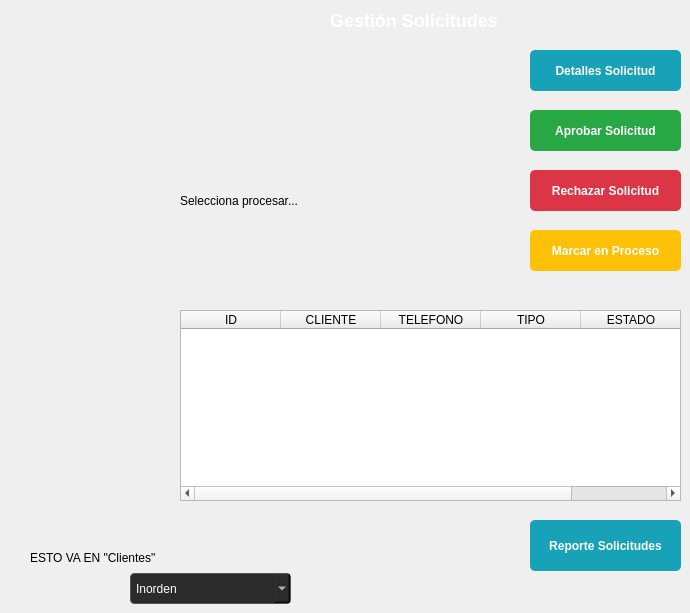
        <widget class="QWidget" name="tab_4">
         <attribute name="title">
          <string>Solicitudes</string>
         </attribute>
         <widget class="QTableWidget" name="tablaAdminSolicitudes">
          <property name="geometry">
           <rect>
            <x>180</x>
            <y>310</y>
            <width>501</width>
            <height>191</height>
           </rect>
          </property>
          <column>
           <property name="text">
            <string>ID</string>
           </property>
          </column>
          <column>
           <property name="text">
            <string>CLIENTE</string>
           </property>
          </column>
          <column>
           <property name="text">
            <string>TELEFONO</string>
           </property>
          </column>
          <column>
           <property name="text">
            <string>TIPO</string>
           </property>
          </column>
          <column>
           <property name="text">
            <string>ESTADO</string>
           </property>
          </column>
         </widget>
         <widget class="QLabel" name="lblDetalleSolicitud">
          <property name="geometry">
           <rect>
            <x>180</x>
            <y>130</y>
            <width>421</width>
            <height>141</height>
           </rect>
          </property>
          <property name="text">
           <string>Selecciona procesar...</string>
          </property>
         </widget>
         <widget class="QPushButton" name="btnProcesarPrimera">
          <property name="geometry">
           <rect>
            <x>530</x>
            <y>50</y>
            <width>151</width>
            <height>41</height>
           </rect>
          </property>
          <property name="styleSheet">
           <string notr="true">QPushButton {
    background-color: #17a2b8;
    color: white;
    border-radius: 5px;
    padding: 6px;
    font-weight: bold;
}
QPushButton:hover {
    background-color: #138496; /* Cyan más oscuro al pasar el ratón */
}</string>
          </property>
          <property name="text">
           <string>Detalles Solicitud</string>
          </property>
         </widget>
         <widget class="QPushButton" name="btnAprobarSolicitud">
          <property name="geometry">
           <rect>
            <x>530</x>
            <y>110</y>
            <width>151</width>
            <height>41</height>
           </rect>
          </property>
          <property name="styleSheet">
           <string notr="true">QPushButton {
    background-color: #28a745;
    color: white;
    border-radius: 5px;
    padding: 6px;
    font-weight: bold;
}
QPushButton:hover {
    background-color: #218838;
}</string>
          </property>
          <property name="text">
           <string>Aprobar Solicitud</string>
          </property>
         </widget>
         <widget class="QPushButton" name="btnRechazarSolicitud">
          <property name="geometry">
           <rect>
            <x>530</x>
            <y>170</y>
            <width>151</width>
            <height>41</height>
           </rect>
          </property>
          <property name="styleSheet">
           <string notr="true">QPushButton {
    background-color: #dc3545;
    color: white;
    border-radius: 5px;
    padding: 6px;
    font-weight: bold;
}
QPushButton:hover {
    background-color: #c82333;
}</string>
          </property>
          <property name="text">
           <string>Rechazar Solicitud</string>
          </property>
         </widget>
         <widget class="QPushButton" name="btnEnProceso">
          <property name="geometry">
           <rect>
            <x>530</x>
            <y>230</y>
            <width>151</width>
            <height>41</height>
           </rect>
          </property>
          <property name="styleSheet">
           <string notr="true">QPushButton {
    background-color: #ffc107;
    color: white;
    border-radius: 5px;
    padding: 6px;
    font-weight: bold;
}
QPushButton:hover {
    background-color: #e0a800;
}</string>
          </property>
          <property name="text">
           <string>Marcar en Proceso</string>
          </property>
         </widget>
         <widget class="QPushButton" name="btnReporteSolicitudes">
          <property name="geometry">
           <rect>
            <x>530</x>
            <y>520</y>
            <width>151</width>
            <height>51</height>
           </rect>
          </property>
          <property name="styleSheet">
           <string notr="true">QPushButton {
    background-color: #17a2b8;
    color: white;
    border-radius: 5px;
    padding: 6px;
    font-weight: bold;
}
QPushButton:hover {
    background-color: #138496; /* Cyan más oscuro al pasar el ratón */
}</string>
          </property>
          <property name="text">
           <string>Reporte Solicitudes</string>
          </property>
         </widget>
         <widget class="QLabel" name="label_31">
          <property name="geometry">
           <rect>
            <x>330</x>
            <y>0</y>
            <width>181</width>
            <height>41</height>
           </rect>
          </property>
          <property name="styleSheet">
           <string notr="true">QLabel {
    color: #ffffff; /* Blanco puro para destacar más */
    font-size: 18px; /* Tamaño de letra más grande */
    font-weight: bold; /* Negrita */
}</string>
          </property>
          <property name="text">
           <string>Gestión Solicitudes</string>
          </property>
         </widget>
         <widget class="QComboBox" name="cmbRecorridosClientes">
          <property name="geometry">
           <rect>
            <x>130</x>
            <y>573</y>
            <width>161</width>
            <height>31</height>
           </rect>
          </property>
          <property name="styleSheet">
           <string notr="true">QComboBox {
    background-color: #2b2b2b; /* Fondo gris oscuro */
    color: white;              /* Texto blanco */
    border: 1px solid #555555; /* Borde gris sutil */
    border-radius: 4px;        /* Bordes ligeramente redondeados */
    padding: 5px;              /* Espacio interno para que el texto respire */
}

QComboBox:hover {
    border: 1px solid #888888; /* El borde se ilumina un poco al pasar el ratón */
}</string>
          </property>
          <item>
           <property name="text">
            <string>Inorden</string>
           </property>
          </item>
          <item>
           <property name="text">
            <string>Preorden</string>
           </property>
          </item>
          <item>
           <property name="text">
            <string>Postorden</string>
           </property>
          </item>
         </widget>
         <widget class="QLabel" name="label_43">
          <property name="geometry">
           <rect>
            <x>30</x>
            <y>580</y>
            <width>101</width>
            <height>16</height>
           </rect>
          </property>
          <property name="styleSheet">
           <string notr="true">QLabel {
    color: #f0f0f0; /* Un blanco/gris muy claro para no cansar la vista */
    font-family: &quot;Segoe UI&quot;, Helvetica, Arial, sans-serif; /* Tipografía moderna y limpia */
    font-size: 13px; /* Tamaño estándar legible */
    background-color: transparent; /* Transparente para que se vea tu fondo oscuro */
    border: none;
}</string>
          </property>
          <property name="text">
           <string>Orden Clientes:</string>
          </property>
         </widget>
         <widget class="QLabel" name="label_75">
          <property name="geometry">
           <rect>
            <x>30</x>
            <y>550</y>
            <width>211</width>
            <height>16</height>
           </rect>
          </property>
          <property name="text">
           <string>ESTO VA EN &quot;Clientes&quot;</string>
          </property>
         </widget>
        </widget>
